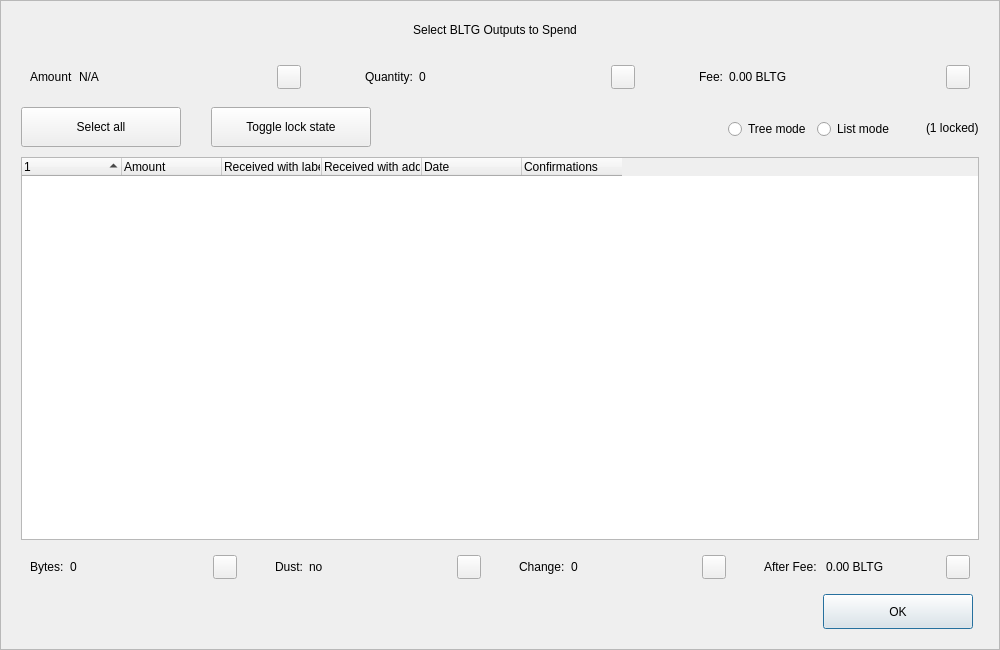
<?xml version="1.0" encoding="UTF-8"?>
<ui version="4.0">
 <class>CoinControlDialog</class>
 <widget class="QDialog" name="CoinControlDialog">
  <property name="geometry">
   <rect>
    <x>0</x>
    <y>0</y>
    <width>1000</width>
    <height>650</height>
   </rect>
  </property>
  <property name="minimumSize">
   <size>
    <width>950</width>
    <height>650</height>
   </size>
  </property>
  <property name="windowTitle">
   <string>Coin Selection</string>
  </property>
  <property name="styleSheet">
   <string notr="true"/>
  </property>
  <layout class="QVBoxLayout" name="verticalLayout">
   <property name="spacing">
    <number>0</number>
   </property>
   <property name="leftMargin">
    <number>0</number>
   </property>
   <property name="topMargin">
    <number>0</number>
   </property>
   <property name="rightMargin">
    <number>0</number>
   </property>
   <property name="bottomMargin">
    <number>0</number>
   </property>
   <item>
    <widget class="QFrame" name="frameContainer">
     <property name="toolTipDuration">
      <number>0</number>
     </property>
     <property name="frameShape">
      <enum>QFrame::StyledPanel</enum>
     </property>
     <property name="frameShadow">
      <enum>QFrame::Raised</enum>
     </property>
     <layout class="QVBoxLayout" name="verticalLayout_2">
      <property name="leftMargin">
       <number>0</number>
      </property>
      <property name="rightMargin">
       <number>0</number>
      </property>
      <property name="bottomMargin">
       <number>20</number>
      </property>
      <item>
       <layout class="QHBoxLayout" name="horizontalLayout_12">
        <property name="spacing">
         <number>0</number>
        </property>
        <property name="leftMargin">
         <number>20</number>
        </property>
        <property name="rightMargin">
         <number>30</number>
        </property>
        <item>
         <spacer name="horizontalSpacer_4">
          <property name="orientation">
           <enum>Qt::Horizontal</enum>
          </property>
          <property name="sizeHint" stdset="0">
           <size>
            <width>40</width>
            <height>20</height>
           </size>
          </property>
         </spacer>
        </item>
        <item>
         <widget class="QLabel" name="labelTitle">
          <property name="minimumSize">
           <size>
            <width>0</width>
            <height>40</height>
           </size>
          </property>
          <property name="maximumSize">
           <size>
            <width>16777215</width>
            <height>40</height>
           </size>
          </property>
          <property name="text">
           <string>Select BLTG Outputs to Spend</string>
          </property>
          <property name="alignment">
           <set>Qt::AlignCenter</set>
          </property>
          <property name="margin">
           <number>7</number>
          </property>
         </widget>
        </item>
        <item>
         <spacer name="horizontalSpacer_5">
          <property name="orientation">
           <enum>Qt::Horizontal</enum>
          </property>
          <property name="sizeHint" stdset="0">
           <size>
            <width>40</width>
            <height>20</height>
           </size>
          </property>
         </spacer>
        </item>
       </layout>
      </item>
      <item>
       <layout class="QHBoxLayout" name="horizontalLayout_8">
        <property name="leftMargin">
         <number>20</number>
        </property>
        <property name="rightMargin">
         <number>20</number>
        </property>
        <item>
         <widget class="QWidget" name="layoutAmount" native="true">
          <layout class="QHBoxLayout" name="horizontalLayout_9" stretch="0,1,0">
           <item>
            <widget class="QLabel" name="labelCoinControlAmountText">
             <property name="text">
              <string>Amount</string>
             </property>
            </widget>
           </item>
           <item>
            <widget class="QLabel" name="labelCoinControlAmount">
             <property name="text">
              <string notr="true">N/A</string>
             </property>
            </widget>
           </item>
           <item alignment="Qt::AlignHCenter|Qt::AlignVCenter">
            <widget class="QPushButton" name="pushButtonAmount">
             <property name="minimumSize">
              <size>
               <width>0</width>
               <height>24</height>
              </size>
             </property>
             <property name="maximumSize">
              <size>
               <width>24</width>
               <height>26</height>
              </size>
             </property>
             <property name="focusPolicy">
              <enum>Qt::NoFocus</enum>
             </property>
             <property name="styleSheet">
              <string notr="true">padding-bottom:2px;
padding-right:4px;</string>
             </property>
             <property name="text">
              <string/>
             </property>
            </widget>
           </item>
          </layout>
         </widget>
        </item>
        <item>
         <spacer name="horizontalSpacer_2">
          <property name="orientation">
           <enum>Qt::Horizontal</enum>
          </property>
          <property name="sizeType">
           <enum>QSizePolicy::Fixed</enum>
          </property>
          <property name="sizeHint" stdset="0">
           <size>
            <width>40</width>
            <height>20</height>
           </size>
          </property>
         </spacer>
        </item>
        <item>
         <widget class="QWidget" name="layoutQuantity" native="true">
          <layout class="QHBoxLayout" name="horizontalLayout_10" stretch="0,1,0">
           <item>
            <widget class="QLabel" name="labelCoinControlQuantityText">
             <property name="text">
              <string>Quantity:</string>
             </property>
            </widget>
           </item>
           <item>
            <widget class="QLabel" name="labelCoinControlQuantity">
             <property name="text">
              <string notr="true">0</string>
             </property>
            </widget>
           </item>
           <item alignment="Qt::AlignHCenter|Qt::AlignVCenter">
            <widget class="QPushButton" name="pushButtonQuantity">
             <property name="minimumSize">
              <size>
               <width>0</width>
               <height>24</height>
              </size>
             </property>
             <property name="maximumSize">
              <size>
               <width>24</width>
               <height>26</height>
              </size>
             </property>
             <property name="focusPolicy">
              <enum>Qt::NoFocus</enum>
             </property>
             <property name="styleSheet">
              <string notr="true">padding-bottom:2px;
               padding-right:4px;</string>
             </property>
             <property name="text">
              <string/>
             </property>
            </widget>
           </item>
          </layout>
         </widget>
        </item>
        <item>
         <spacer name="horizontalSpacer_22">
          <property name="orientation">
           <enum>Qt::Horizontal</enum>
          </property>
          <property name="sizeType">
           <enum>QSizePolicy::Fixed</enum>
          </property>
          <property name="sizeHint" stdset="0">
           <size>
            <width>40</width>
            <height>20</height>
           </size>
          </property>
         </spacer>
        </item>
        <item>
         <widget class="QWidget" name="layoutFee" native="true">
          <layout class="QHBoxLayout" name="horizontalLayout_11" stretch="0,1,0">
           <item>
            <widget class="QLabel" name="labelCoinControlFeeText">
             <property name="text">
              <string>Fee:</string>
             </property>
            </widget>
           </item>
           <item>
            <widget class="QLabel" name="labelCoinControlFee">
             <property name="text">
              <string>0.00 BLTG</string>
             </property>
            </widget>
           </item>
           <item alignment="Qt::AlignHCenter|Qt::AlignVCenter">
            <widget class="QPushButton" name="pushButtonFee">
             <property name="minimumSize">
              <size>
               <width>0</width>
               <height>24</height>
              </size>
             </property>
             <property name="maximumSize">
              <size>
               <width>24</width>
               <height>26</height>
              </size>
             </property>
             <property name="focusPolicy">
              <enum>Qt::NoFocus</enum>
             </property>
             <property name="styleSheet">
              <string notr="true">padding-bottom:2px;
               padding-right:4px;</string>
             </property>
             <property name="text">
              <string/>
             </property>
            </widget>
           </item>
          </layout>
         </widget>
        </item>
       </layout>
      </item>
      <item>
       <widget class="QFrame" name="frame">
        <property name="minimumSize">
         <size>
          <width>0</width>
          <height>40</height>
         </size>
        </property>
        <property name="styleSheet">
         <string notr="true">#frame {
	border:0;
}</string>
        </property>
        <property name="frameShape">
         <enum>QFrame::StyledPanel</enum>
        </property>
        <property name="frameShadow">
         <enum>QFrame::Sunken</enum>
        </property>
        <layout class="QHBoxLayout" name="horizontalLayout">
         <property name="spacing">
          <number>0</number>
         </property>
         <property name="leftMargin">
          <number>20</number>
         </property>
         <property name="topMargin">
          <number>0</number>
         </property>
         <property name="rightMargin">
          <number>20</number>
         </property>
         <property name="bottomMargin">
          <number>0</number>
         </property>
         <item>
          <layout class="QHBoxLayout" name="horizontalLayoutPanel" stretch="0,0,0,0,0,0">
           <property name="spacing">
            <number>20</number>
           </property>
           <item>
            <widget class="QPushButton" name="pushButtonSelectAll">
             <property name="sizePolicy">
              <sizepolicy hsizetype="Maximum" vsizetype="Fixed">
               <horstretch>0</horstretch>
               <verstretch>0</verstretch>
              </sizepolicy>
             </property>
             <property name="minimumSize">
              <size>
               <width>160</width>
               <height>40</height>
              </size>
             </property>
             <property name="maximumSize">
              <size>
               <width>16777215</width>
               <height>40</height>
              </size>
             </property>
             <property name="text">
              <string>Select all</string>
             </property>
             <property name="checkable">
              <bool>true</bool>
             </property>
             <property name="checked">
              <bool>false</bool>
             </property>
             <property name="autoExclusive">
              <bool>false</bool>
             </property>
             <property name="autoDefault">
              <bool>false</bool>
             </property>
            </widget>
           </item>
           <item>
            <spacer name="horizontalSpacer_6">
             <property name="orientation">
              <enum>Qt::Horizontal</enum>
             </property>
             <property name="sizeType">
              <enum>QSizePolicy::Fixed</enum>
             </property>
             <property name="sizeHint" stdset="0">
              <size>
               <width>10</width>
               <height>20</height>
              </size>
             </property>
            </spacer>
           </item>
           <item>
            <widget class="QPushButton" name="pushButtonToggleLock">
             <property name="sizePolicy">
              <sizepolicy hsizetype="Maximum" vsizetype="Fixed">
               <horstretch>0</horstretch>
               <verstretch>0</verstretch>
              </sizepolicy>
             </property>
             <property name="minimumSize">
              <size>
               <width>160</width>
               <height>40</height>
              </size>
             </property>
             <property name="maximumSize">
              <size>
               <width>16777215</width>
               <height>40</height>
              </size>
             </property>
             <property name="text">
              <string>Toggle lock state</string>
             </property>
             <property name="checkable">
              <bool>true</bool>
             </property>
             <property name="autoExclusive">
              <bool>false</bool>
             </property>
             <property name="autoDefault">
              <bool>false</bool>
             </property>
            </widget>
           </item>
           <item>
            <spacer name="horizontalSpacer_7">
             <property name="orientation">
              <enum>Qt::Horizontal</enum>
             </property>
             <property name="sizeType">
              <enum>QSizePolicy::Expanding</enum>
             </property>
             <property name="sizeHint" stdset="0">
              <size>
               <width>30</width>
               <height>20</height>
              </size>
             </property>
            </spacer>
           </item>
           <item alignment="Qt::AlignRight">
            <widget class="QGroupBox" name="groupBox_2">
             <property name="styleSheet">
              <string notr="true">#groupBox_2 {
    background-color:transparent;
    border-radius:0;
}</string>
             </property>
             <property name="title">
              <string/>
             </property>
             <layout class="QHBoxLayout" name="horizontalLayout_14">
              <item>
               <widget class="QRadioButton" name="radioTreeMode">
                <property name="sizePolicy">
                 <sizepolicy hsizetype="Maximum" vsizetype="Fixed">
                  <horstretch>0</horstretch>
                  <verstretch>0</verstretch>
                 </sizepolicy>
                </property>
                <property name="text">
                 <string>Tree mode</string>
                </property>
               </widget>
              </item>
              <item>
               <widget class="QRadioButton" name="radioListMode">
                <property name="sizePolicy">
                 <sizepolicy hsizetype="Maximum" vsizetype="Fixed">
                  <horstretch>0</horstretch>
                  <verstretch>0</verstretch>
                 </sizepolicy>
                </property>
                <property name="text">
                 <string>List mode</string>
                </property>
                <property name="checked">
                 <bool>false</bool>
                </property>
               </widget>
              </item>
             </layout>
            </widget>
           </item>
           <item>
            <widget class="QLabel" name="labelLocked">
             <property name="text">
              <string>(1 locked)</string>
             </property>
            </widget>
           </item>
          </layout>
         </item>
        </layout>
       </widget>
      </item>
      <item>
       <layout class="QHBoxLayout" name="horizontalLayout_13">
        <property name="leftMargin">
         <number>20</number>
        </property>
        <property name="rightMargin">
         <number>20</number>
        </property>
        <item>
         <widget class="CoinControlTreeWidget" name="treeWidget">
          <property name="contextMenuPolicy">
           <enum>Qt::CustomContextMenu</enum>
          </property>
          <property name="styleSheet">
           <string notr="true"/>
          </property>
          <property name="sortingEnabled">
           <bool>false</bool>
          </property>
          <property name="columnCount">
           <number>6</number>
          </property>
          <attribute name="headerShowSortIndicator" stdset="0">
           <bool>true</bool>
          </attribute>
          <attribute name="headerStretchLastSection">
           <bool>false</bool>
          </attribute>
          <column>
           <property name="text">
            <string/>
           </property>
          </column>
          <column>
           <property name="text">
            <string>Amount</string>
           </property>
          </column>
          <column>
           <property name="text">
            <string>Received with label</string>
           </property>
          </column>
          <column>
           <property name="text">
            <string>Received with address</string>
           </property>
          </column>
          <column>
           <property name="text">
            <string>Date</string>
           </property>
          </column>
          <column>
           <property name="text">
            <string>Confirmations</string>
           </property>
           <property name="toolTip">
            <string>Confirmed</string>
           </property>
          </column>
         </widget>
        </item>
       </layout>
      </item>
      <item>
       <layout class="QHBoxLayout" name="horizontalLayout_3">
        <property name="spacing">
         <number>20</number>
        </property>
        <property name="leftMargin">
         <number>20</number>
        </property>
        <property name="rightMargin">
         <number>20</number>
        </property>
        <item>
         <widget class="QWidget" name="layoutBytes" native="true">
          <layout class="QHBoxLayout" name="horizontalLayout_4" stretch="0,1,0">
           <item>
            <widget class="QLabel" name="labelCoinControlBytesText">
             <property name="text">
              <string>Bytes:</string>
             </property>
            </widget>
           </item>
           <item>
            <widget class="QLabel" name="labelCoinControlBytes">
             <property name="text">
              <string notr="true">0</string>
             </property>
            </widget>
           </item>
           <item alignment="Qt::AlignHCenter|Qt::AlignVCenter">
            <widget class="QPushButton" name="pushButtonBytes">
             <property name="minimumSize">
              <size>
               <width>0</width>
               <height>24</height>
              </size>
             </property>
             <property name="maximumSize">
              <size>
               <width>24</width>
               <height>26</height>
              </size>
             </property>
             <property name="focusPolicy">
              <enum>Qt::NoFocus</enum>
             </property>
             <property name="styleSheet">
              <string notr="true">padding-bottom:2px;
               padding-right:4px;</string>
             </property>
             <property name="text">
              <string/>
             </property>
            </widget>
           </item>
          </layout>
         </widget>
        </item>
        <item>
         <widget class="QWidget" name="layoutDust" native="true">
          <layout class="QHBoxLayout" name="horizontalLayout_5" stretch="0,1,0">
           <item>
            <widget class="QLabel" name="labelCoinControlLowOutputText">
             <property name="text">
              <string>Dust:</string>
             </property>
            </widget>
           </item>
           <item>
            <widget class="QLabel" name="labelCoinControlLowOutput">
             <property name="text">
              <string>no</string>
             </property>
            </widget>
           </item>
           <item alignment="Qt::AlignHCenter|Qt::AlignVCenter">
            <widget class="QPushButton" name="pushButtonDust">
             <property name="minimumSize">
              <size>
               <width>0</width>
               <height>24</height>
              </size>
             </property>
             <property name="maximumSize">
              <size>
               <width>24</width>
               <height>26</height>
              </size>
             </property>
             <property name="focusPolicy">
              <enum>Qt::NoFocus</enum>
             </property>
             <property name="styleSheet">
              <string notr="true">padding-bottom:2px;
               padding-right:4px;</string>
             </property>
             <property name="text">
              <string/>
             </property>
            </widget>
           </item>
          </layout>
         </widget>
        </item>
        <item>
         <widget class="QWidget" name="layoutChange" native="true">
          <layout class="QHBoxLayout" name="horizontalLayout_6" stretch="0,1,0">
           <item>
            <widget class="QLabel" name="labelCoinControlChangeText">
             <property name="text">
              <string>Change:</string>
             </property>
            </widget>
           </item>
           <item>
            <widget class="QLabel" name="labelCoinControlChange">
             <property name="text">
              <string notr="true">0</string>
             </property>
            </widget>
           </item>
           <item alignment="Qt::AlignHCenter|Qt::AlignVCenter">
            <widget class="QPushButton" name="pushButtonChange">
             <property name="minimumSize">
              <size>
               <width>0</width>
               <height>24</height>
              </size>
             </property>
             <property name="maximumSize">
              <size>
               <width>24</width>
               <height>26</height>
              </size>
             </property>
             <property name="focusPolicy">
              <enum>Qt::NoFocus</enum>
             </property>
             <property name="styleSheet">
              <string notr="true">padding-bottom:2px;
               padding-right:4px;</string>
             </property>
             <property name="text">
              <string/>
             </property>
            </widget>
           </item>
          </layout>
         </widget>
        </item>
        <item>
         <widget class="QWidget" name="layoutAfter" native="true">
          <layout class="QHBoxLayout" name="horizontalLayout_7" stretch="0,1,0">
           <item>
            <widget class="QLabel" name="labelCoinControlAfterFeeText">
             <property name="text">
              <string>After Fee: </string>
             </property>
            </widget>
           </item>
           <item>
            <widget class="QLabel" name="labelCoinControlAfterFee">
             <property name="text">
              <string>0.00 BLTG</string>
             </property>
            </widget>
           </item>
           <item alignment="Qt::AlignHCenter|Qt::AlignVCenter">
            <widget class="QPushButton" name="pushButtonAlterFee">
             <property name="minimumSize">
              <size>
               <width>0</width>
               <height>24</height>
              </size>
             </property>
             <property name="maximumSize">
              <size>
               <width>24</width>
               <height>26</height>
              </size>
             </property>
             <property name="focusPolicy">
              <enum>Qt::NoFocus</enum>
             </property>
             <property name="styleSheet">
              <string notr="true">padding-bottom:2px;
               padding-right:4px;</string>
             </property>
             <property name="text">
              <string/>
             </property>
            </widget>
           </item>
          </layout>
         </widget>
        </item>
       </layout>
      </item>
      <item>
       <layout class="QHBoxLayout" name="horizontalLayout_2">
        <property name="spacing">
         <number>0</number>
        </property>
        <property name="leftMargin">
         <number>20</number>
        </property>
        <property name="rightMargin">
         <number>26</number>
        </property>
        <item>
         <spacer name="horizontalSpacer_3">
          <property name="orientation">
           <enum>Qt::Horizontal</enum>
          </property>
          <property name="sizeHint" stdset="0">
           <size>
            <width>558</width>
            <height>20</height>
           </size>
          </property>
         </spacer>
        </item>
        <item>
         <widget class="QPushButton" name="pushButtonOk">
          <property name="minimumSize">
           <size>
            <width>150</width>
            <height>35</height>
           </size>
          </property>
          <property name="text">
           <string>OK</string>
          </property>
         </widget>
        </item>
       </layout>
      </item>
     </layout>
    </widget>
   </item>
  </layout>
 </widget>
 <customwidgets>
  <customwidget>
   <class>CoinControlTreeWidget</class>
   <extends>QTreeWidget</extends>
   <header>coincontroltreewidget.h</header>
  </customwidget>
 </customwidgets>
 <resources/>
 <connections/>
</ui>
